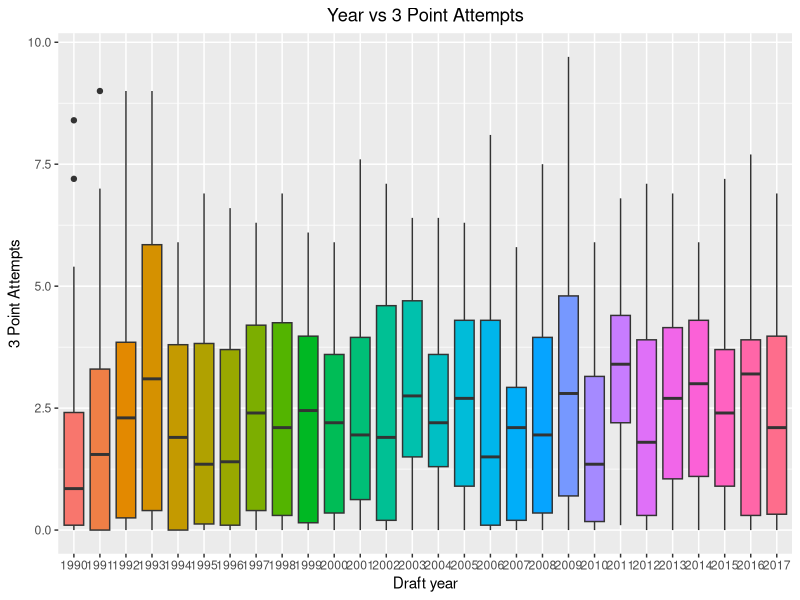
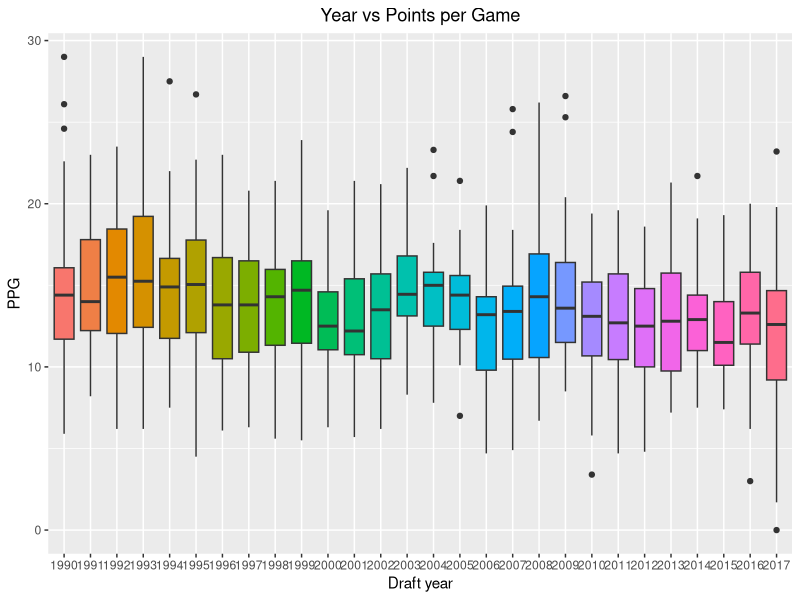

Write R code to recreate these figures, in order.
library(readxl)
library(ggplot2)


### PLOTING TRENDS

data <- read_excel("data_for_plots.xlsx")

ggplot(data, aes(x = factor(draft_year), y = Three_attempts, fill = factor(draft_year))) +
  geom_boxplot() +
  labs(title = "Year vs 3 Point Attempts",
       x = "Draft year",
       y = "3 Point Attempts") +
  theme(plot.title = element_text(hjust = 0.5),
        legend.position = "none")

ggplot(data, aes(x = factor(draft_year), y = PTS, fill = factor(draft_year))) +
  geom_boxplot() +
  labs(title = "Year vs Points per Game",
       x = "Draft year",
       y = "PPG") +
  theme(plot.title = element_text(hjust = 0.5),
        legend.position = "none")
